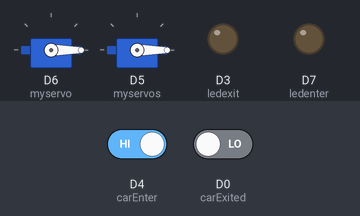
This sketch was run on a simulated ESP8266 (NodeMCU). Shown: 2 × servo, output pins drawn as LEDs (lit = HIGH). The inputs (shaded band) are chosen by the test bench; at power-on: D4 (carEnter) HIGH, D0 (carExited) LOW. WiFi joins after 1.5 s; servers stay silent unless stated; what the sketch prints to the serial monitor is not drawn.

Above: at 2.7 s.
2.8 s: D4 (carEnter) driven LOW
At 3.9 s:
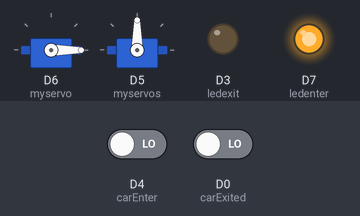
5.8 s: D0 (carExited) driven HIGH
At 7.2 s:
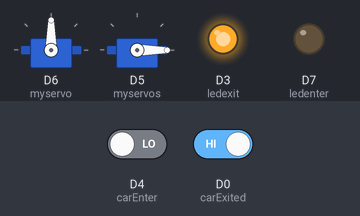
8.8 s: D4 (carEnter) driven HIGH
At 9.22 s:
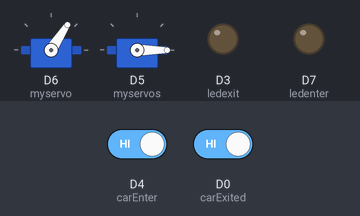
11.8 s: D4 (carEnter) driven LOW
At 12.28 s:
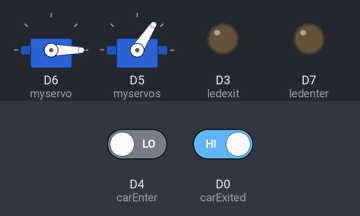
Timing chart, 0 to 15.8 s (numbered marks = the images above; inputs shaded):
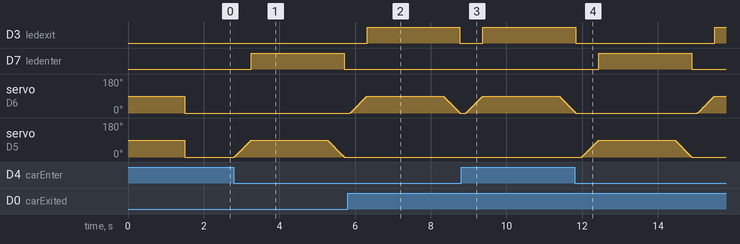

Measured:
- after the input at 2.8 s, D7 (ledenter): LOW → HIGH after 0.46 s, → LOW 2.5 s later; servo on D5 (myservos): rises from 0° to 90° in 0.45 s, then falls to 0° in 2.5 s
- after the input at 5.8 s, D3 (ledexit): LOW → HIGH after 0.52 s, → LOW 2.5 s later; D7 (ledenter): stays LOW (without the input it goes to HIGH after 0.52 s); servo on D6 (myservo): rises from 0° to 90° in 0.45 s, then falls to 0° in 2.5 s; servo on D5 (myservos): stays 0° (without the input it goes to 1° after 0.07 s)
- after the input at 8.8 s, D3 (ledexit): LOW → HIGH after 0.58 s; D7 (ledenter): stays LOW (without the input it goes to HIGH after 0.58 s); servo on D6 (myservo): rises from 0° to 90° in 0.45 s, then falls to 9° in 2.4 s; servo on D5 (myservos): stays 0° (without the input it goes to 1° after 0.13 s)
- after the input at 11.8 s, D7 (ledenter): LOW → HIGH after 0.64 s, → LOW 2.5 s later; servo on D5 (myservos): rises from 0° to 90° in 0.45 s, then falls to 0° in 2.5 s

The sketch:

final_code.ino
```cpp
// Firebase_auth = 5Vrs7MSiQCis8SH0yf20Z4pZd6yA4FgEVk2JTGFV
// Firebase_Host = https://iot-project-8a872.firebaseio.com/

#include <ESP8266WiFi.h>
#include <Servo.h>

#include <FirebaseArduino.h>

#define FIREBASE_HOST "iot-project-8a872.firebaseio.com"           // the project name address from firebase id
#define FIREBASE_AUTH "5Vrs7MSiQCis8SH0yf20Z4pZd6yA4FgEVk2JTGFV"            // the secret key generated from firebase

#define WIFI_SSID "Goenkas"                                             // input your home or public wifi name
#define WIFI_PASSWORD "password9955"                                    //password for Wifi

String Available = "";                                                  //availability string
String fireAvailable = "";

//LiquidCrystal_I2C lcd(0x27, 16, 2);     //i2c display address 27 and 16x2 lcd display

Servo myservo;                          //servo as gate
Servo myservos;                         //servo as gate

int Empty;                              //available space integer
int allspace = 10;
int countYes = 0;

int carEnter = D4;                      // entry sensor
int carExited = D0;                     //exit sensor

//int TRIG = D7;                        //ultrasonic trig  pin
//int ECHO = D8;                        // ultrasonic echo pin

int ledenter = D7;                           // car entering signal
int ledexit = D3;                           // car exiting signal

int pos;
int pos1;

float duration, distance;

void setup() {
  Serial.begin (9600);                // serial debugging

  //Wire.begin(4, 5);                   // i2c start

  myservo.attach(D6);                   // servo pin to D6
  myservos.attach(D5);                  // servo pin to D5

  //myservo.write(0);
  //myservos.write(0);

  //pinMode(TRIG, OUTPUT);                // trig pin as output
  //pinMode(ECHO, INPUT);                 // echo pin as input

  pinMode(ledenter, OUTPUT);
  pinMode(ledexit, OUTPUT);

  pinMode(carExited, INPUT);            // ir as input
  pinMode(carEnter, INPUT);             // ir as input

  WiFi.begin(WIFI_SSID, WIFI_PASSWORD);              //try to connect with wifi

  Serial.print("Connecting to ");
  Serial.print(WIFI_SSID);                           // display ssid

  while (WiFi.status() != WL_CONNECTED) {
    Serial.print(".");                               // if not connected print this
    delay(500);
  }

  Serial.println();
  Serial.print("Connected to ");
  Serial.println(WIFI_SSID);
  Serial.print("IP Address is : ");
  Serial.println(WiFi.localIP());                    //print local IP address

  Firebase.begin(FIREBASE_HOST, FIREBASE_AUTH);      // begin firebase authentication
  //Firebase.pushString("Hello", fireAva);

  //lcd.begin(16,2);                          //begin lcd
  //lcd.init();
  //lcd.home();
  //lcd.setCursor(0, 0);                      // 0th row and 0thh column
  //lcd.print("Smart Parking");
}

void loop() {
  myservos.write(0);
  myservo.write(0);

  //digitalWrite(ECHO, LOW);            // make echo pin low
  //digitalWrite(TRIG, LOW);            // make trig pin low
  //delayMicroseconds(2);
  //digitalWrite(TRIG, HIGH);           // make trig pin high
  //delayMicroseconds(10);
  //digitalWrite(TRIG, LOW);

  //duration = pulseIn(ECHO, HIGH);
  //distance = duration * 0.01723;      // take distance in cm

  //Serial.print("Centimeter: ");
  //Serial.println(distance);

  int carEntry = digitalRead(carEnter);     // read ir input
  if (carEntry == LOW) {                    // if low then count and send data
    countYes++;                             // increment count
    if (countYes <= 10) {
      Serial.println("Car Entered" );
      Serial.print("Total Cars = " );
      Serial.println(countYes);
      Serial.print("Spots Left = " );
      Serial.println(allspace - countYes);

      //lcd.setCursor(0, 1);
      //lcd.print("Car Entered");

      //myservos.write(90);                     // change servo position
      for (pos = 0; pos <= 90; pos += 1) {        // change servo position
        myservos.write(pos);
        delay(5);
      }
      digitalWrite(ledenter, HIGH);
      delay(2000);

      //myservos.write(0);                      // change servo position
      for (pos = 90; pos >= 0; pos -= 1) {        // change servo position
        myservos.write(pos);
        delay(5);
      }
      digitalWrite(ledenter, LOW);

      Empty = allspace - countYes;                    //calculate available data
      Available = String("Available= ") + String(Empty) + String("/") + String(allspace);       // convert the int to string
      fireAvailable = String("Available=") + String(Empty) + String("/") + String(allspace);
      Firebase.pushString("/Parking Status/", fireAvailable );    // send string to firebase
      //lcd.clear();
    }
    else {
      Serial.print("No spots left!!" );
      //lcd.setCursor(0, 1);
      //lcd.print("Spots Full");
      delay(2000);
    }
  }

  int carExit = digitalRead(carExited);              //read exit ir sensor
  if (carExit == HIGH) {                             //if high then count and send
    countYes--;                                      //decrement count
    Serial.println("Car Exited" );
    Serial.print("Total Cars = " );
    Serial.println(countYes);
    Serial.print("Spots Left = " );
    Serial.println(allspace - countYes);

    //lcd.setCursor(0, 1);
    //lcd.print("Car Exited");

    //myservo.write(90);                     // change servo position
    for (pos = 0; pos <= 90; pos += 1) {        // change servo position
      myservo.write(pos);
      delay(5);
    }
    digitalWrite(ledexit, HIGH);
    delay(2000);

    //myservo.write(0);                      // change servo position
    for (pos = 90; pos >= 0; pos -= 1) {        // change servo position
      myservo.write(pos);
      delay(5);
    }
    digitalWrite(ledexit, LOW);

    Empty = allspace - countYes;                    //calculate available data

    Available = String("Available= ") + String(Empty) + String("/") + String(allspace);       // convert the int to string
    fireAvailable = String("Available=") + String(Empty) + String("/") + String(allspace);
    Firebase.pushString("/Parking Status/", fireAvailable );  // send string to firebase
    //lcd.clear();
  }

  //lcd.setCursor(0, 0);
  //lcd.print(Available);                     //print available data to lcd

}
```
